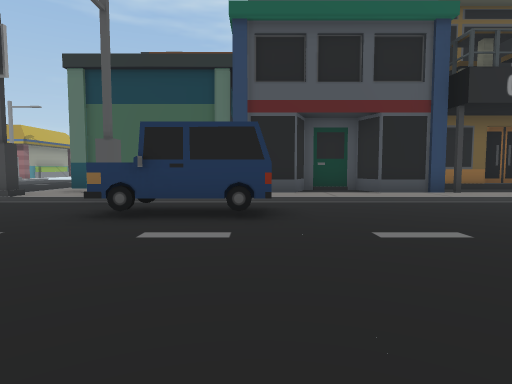
[1] (above)

24 first-person views from a walk through a 3-D level made in the Unity game engine. The camera is 1.4 m above the floor, tilts 4° down and sees 75° across. The floor is counted in squares, 2 m on a side. Each view is taken from the middle of a square. On the plan, view 1 faces up. The plan holds only what a view shows up to about 10 squares ahead; the rest is blank. The place goes on beyond the plan. Some surface patterns are stand-ins.

[2]
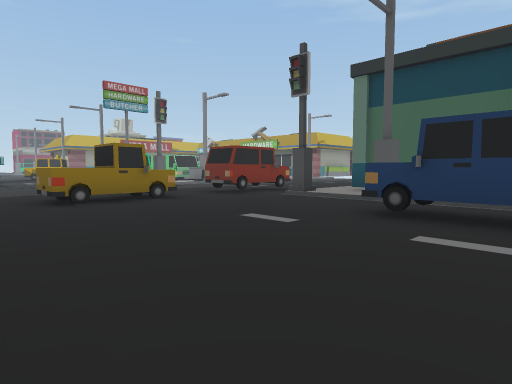

[3]
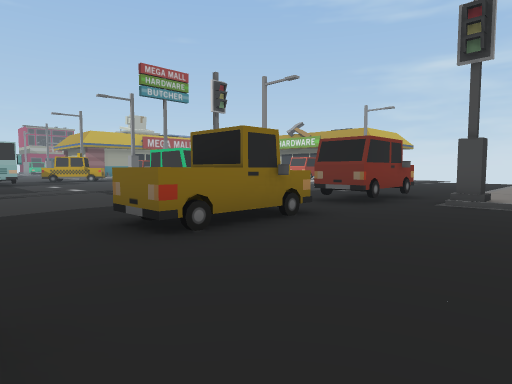

[4]
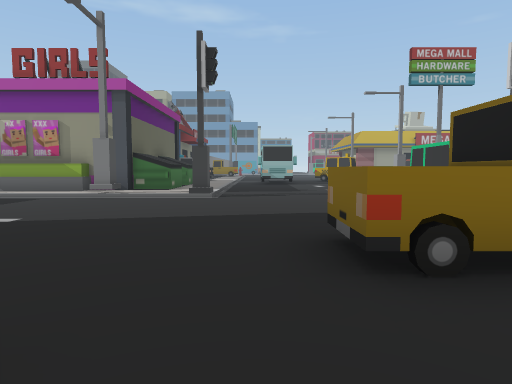

[5]
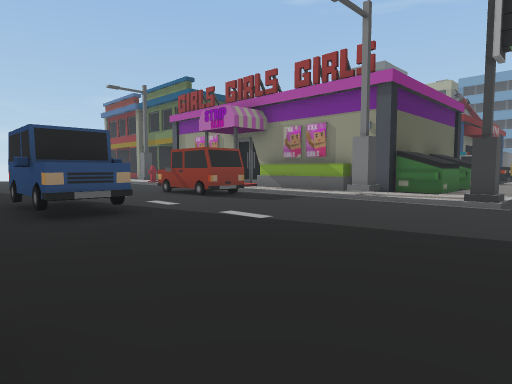

[6]
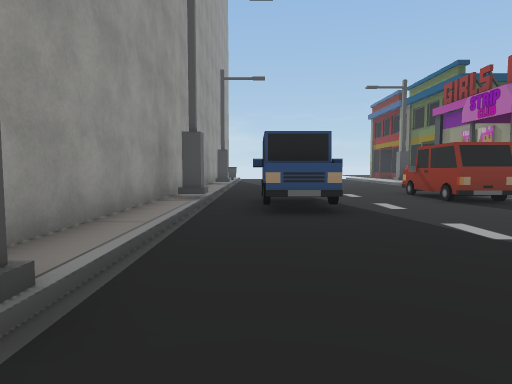

[7]
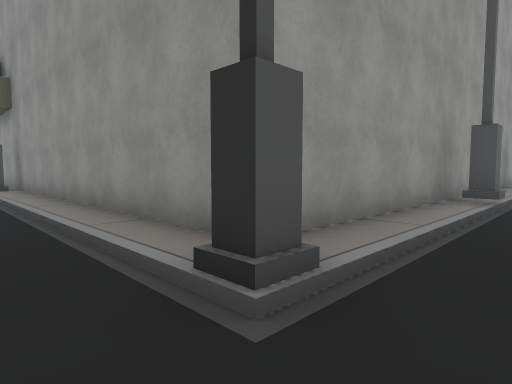

[8]
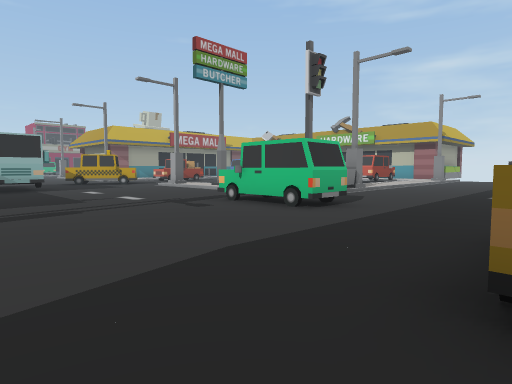

[9]
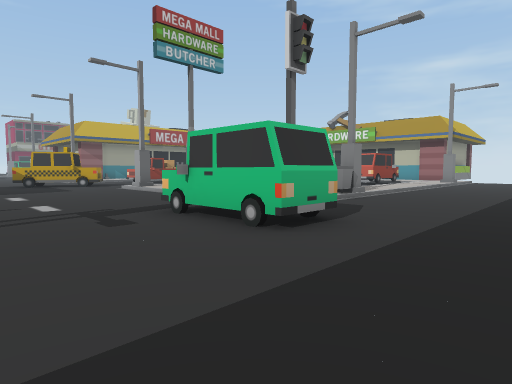

[10]
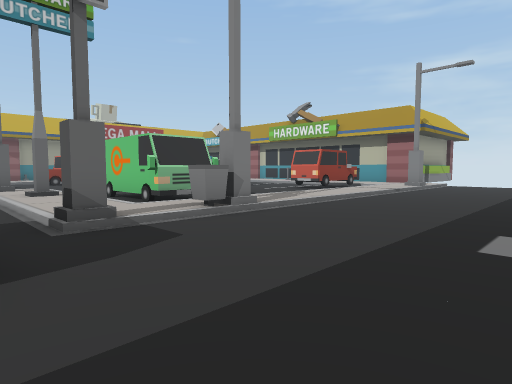

[11]
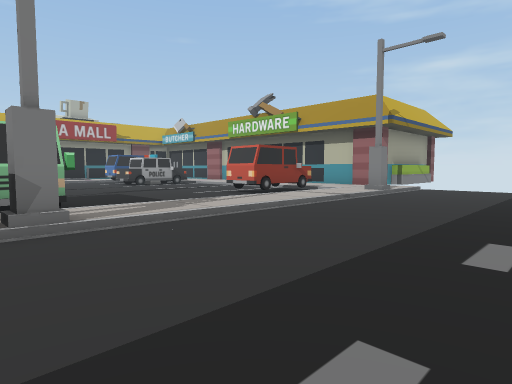

[12]
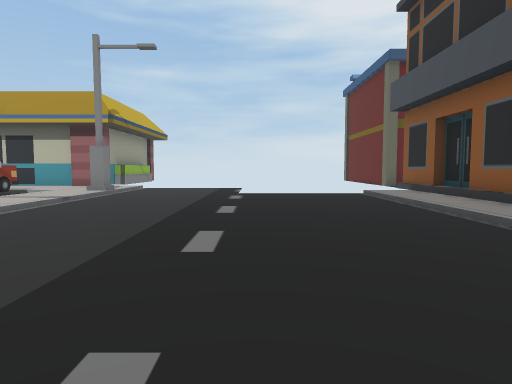

[13]
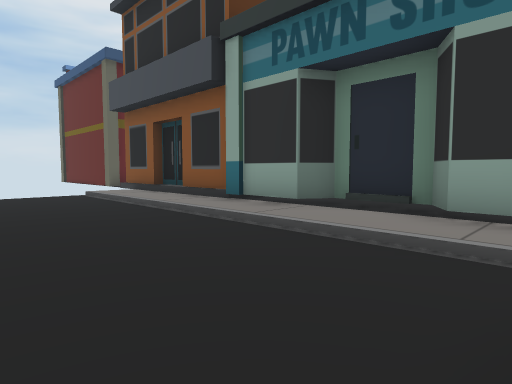

[14]
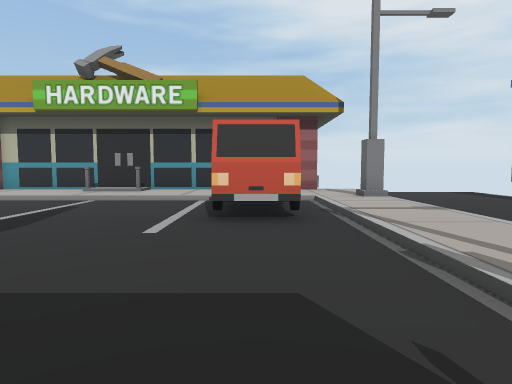

[15]
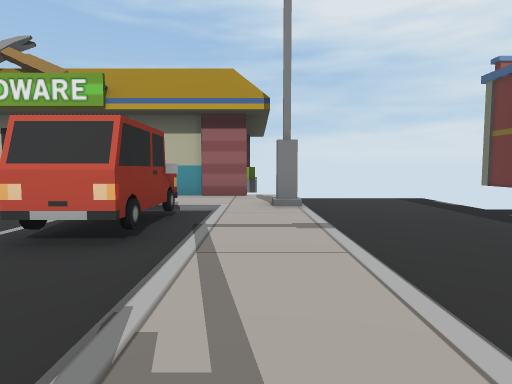

[16]
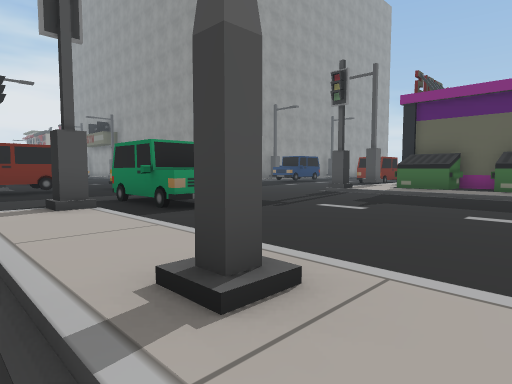

[17]
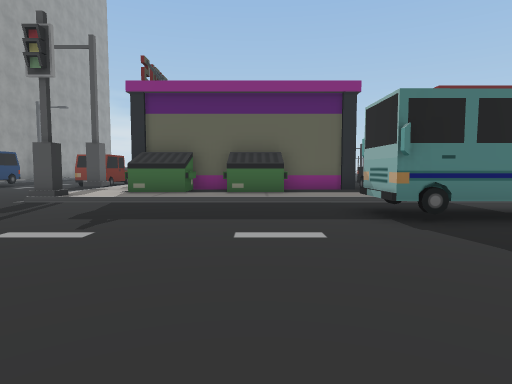

[18]
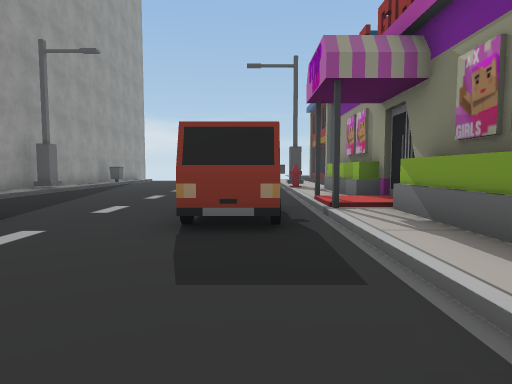

[19]
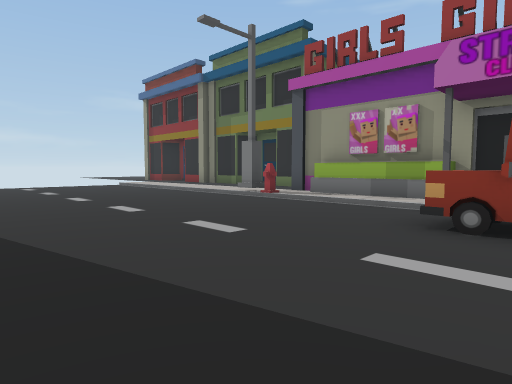

[20]
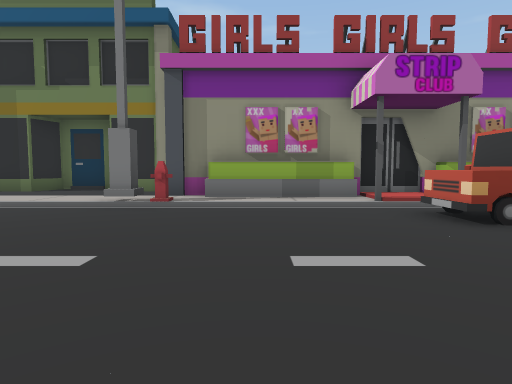

[21]
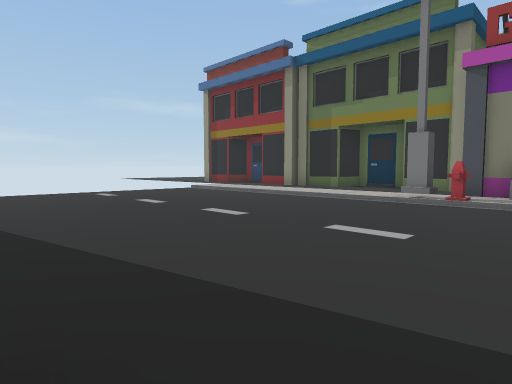

[22]
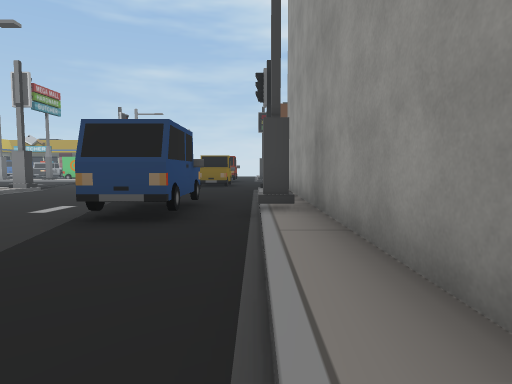

[23]
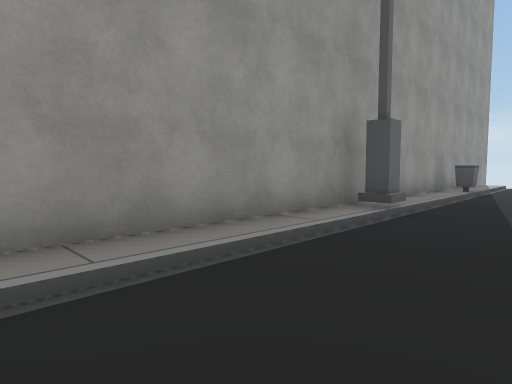

[24]
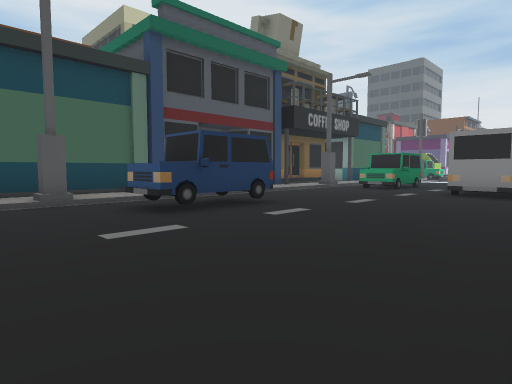

### Floor plan
Key: @ floor where view 1 was taken; # wall or solid block; x gap in a wall; . main floor; : floor 0.25 m higher than the main floor; / step, stairs or slope; ^ raised ledge; O other object.
Columns run from 20 left of view 1 to 5 right of it. Each row starts with its distance up from view 1.
 22       ^
 21 ######:
 20 ##:::::/...
 19 :::::::/...     #
 18 ....O.:#....../:#
 17 ....O.:/....../:#
 16 ....O.:/....../:#
 15  .....:/....../:#
 14  .....:/....../:#
 13  .....:/....../:#
 12  .....:/....../:#
 11    ...:/....../:#
 10      O#/....../:#    ###
  9  ....OOO....../:######:##:
  8 ::#::::/....OO/:::::::::#x
  7 #//////O....OOO//#////////
  6  .....OOO...O.....O O.....
  5 ......OOO.........OOO....
  4 ............OO............
  3 ............OO............
  2 O...........OO...........O
  1 .........................#
  0 ///////O......O/////@///##
 -1 :::::::/....../###########
 -2 ::OOOO:/....../#
 -3 ######:#....../#
 -4      #O/....OO/#
 -5      #O/....OO/#
 -6      #O/OO..OOx#
 -7      #O/ O..../#
 -8      #:/OO..../#
 -9      #O/....../#
-10      #O/....../#
-11      #O/....../#
-12      #O/....../#
-13     ##:O....../#
-14     #::/....../#
-15    ##::/....../#
-16    #:::/....../#
-17    ##::/......O#

Where each view was taken, in squares from view 1:
view 1: 0 up, 0 right, facing up
view 2: 0 up, 0 right, facing up-left
view 3: 0 up, 4 left, facing up-left
view 4: 1 up, 5 left, facing left
view 5: 1 up, 6 left, facing down-left
view 6: 1 up, 7 left, facing down
view 7: 1 up, 7 left, facing down-right
view 8: 0 up, 8 left, facing up-left
view 9: 2 up, 9 left, facing up-left
view 10: 6 up, 9 left, facing up-left
view 11: 9 up, 9 left, facing up-left
view 12: 9 up, 9 left, facing up
view 13: 9 up, 9 left, facing up-right
view 14: 11 up, 16 left, facing up
view 15: 12 up, 14 left, facing up
view 16: 9 up, 19 left, facing down-right
view 17: 7 up, 18 left, facing down
view 18: 2 down, 12 left, facing down
view 19: 7 down, 7 left, facing down-left
view 20: 11 down, 7 left, facing left
view 21: 11 down, 6 left, facing down-left
view 22: 11 down, 6 left, facing up
view 23: 7 down, 8 left, facing down-right
view 24: 0 up, 5 left, facing up-right
